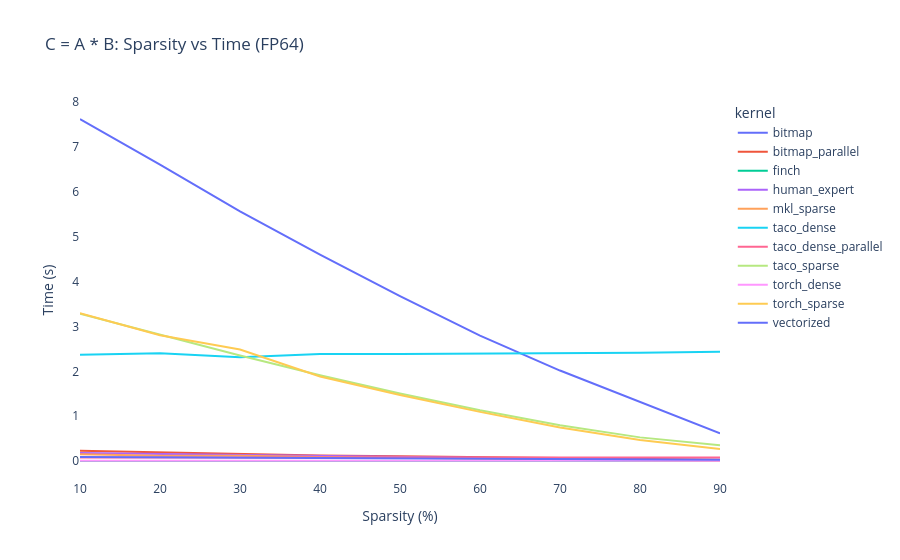

Notebook code for this chart:
### Code cell
fig = px.line(full_df, 
              x='sparsity', 
              y='seconds', 
              color='kernel',
              title='C = A * B: Sparsity vs Time (FP64)',
              labels={'sparsity': 'Sparsity (%)', 'seconds': 'Time (s)'})
fig.update_layout(plot_bgcolor='white')
fig.show()

### Figure 1 — Plotly figure (JSON) as saved in the notebook; plotly's stock layout.template omitted (floating-point values rounded to 4 significant figures)
{"data": [{"hovertemplate": "kernel=bitmap<br>Sparsity (%)=%{x}<br>Time (s)=%{y}<extra></extra>", "legendgroup": "bitmap", "line": {"color": "#636efa", "dash": "solid"}, "marker": {"symbol": "circle"}, "mode": "lines", "name": "bitmap", "orientation": "v", "showlegend": true, "type": "scatter", "x": [10, 20, 30, 40, 50, 60, 70, 80, 90], "xaxis": "x", "y": [7.626, 6.609, 5.565, 4.603, 3.676, 2.796, 2.018, 1.315, 0.6165], "yaxis": "y"}, {"hovertemplate": "kernel=bitmap_parallel<br>Sparsity (%)=%{x}<br>Time (s)=%{y}<extra></extra>", "legendgroup": "bitmap_parallel", "line": {"color": "#EF553B", "dash": "solid"}, "marker": {"symbol": "circle"}, "mode": "lines", "name": "bitmap_parallel", "orientation": "v", "showlegend": true, "type": "scatter", "x": [10, 20, 30, 40, 50, 60, 70, 80, 90], "xaxis": "x", "y": [0.2273, 0.1881, 0.1522, 0.126, 0.1067, 0.09045, 0.07188, 0.05157, 0.029], "yaxis": "y"}, {"hovertemplate": "kernel=finch<br>Sparsity (%)=%{x}<br>Time (s)=%{y}<extra></extra>", "legendgroup": "finch", "line": {"color": "#00cc96", "dash": "solid"}, "marker": {"symbol": "circle"}, "mode": "lines", "name": "finch", "orientation": "v", "showlegend": true, "type": "scatter", "x": [10, 20, 30, 40, 50, 60, 70, 80, 90], "xaxis": "x", "y": [0.004321, 0.003951, 0.003506, 0.002995, 0.002518, 0.002095, 0.001891, 0.001535, 0.001583], "yaxis": "y"}, {"hovertemplate": "kernel=human_expert<br>Sparsity (%)=%{x}<br>Time (s)=%{y}<extra></extra>", "legendgroup": "human_expert", "line": {"color": "#ab63fa", "dash": "solid"}, "marker": {"symbol": "circle"}, "mode": "lines", "name": "human_expert", "orientation": "v", "showlegend": true, "type": "scatter", "x": [10, 20, 30, 40, 50, 60, 70, 80, 90], "xaxis": "x", "y": [0.1817, 0.1585, 0.1382, 0.1164, 0.09277, 0.0677, 0.04476, 0.03012, 0.01823], "yaxis": "y"}, {"hovertemplate": "kernel=mkl_sparse<br>Sparsity (%)=%{x}<br>Time (s)=%{y}<extra></extra>", "legendgroup": "mkl_sparse", "line": {"color": "#FFA15A", "dash": "solid"}, "marker": {"symbol": "circle"}, "mode": "lines", "name": "mkl_sparse", "orientation": "v", "showlegend": true, "type": "scatter", "x": [10, 20, 30, 40, 50, 60, 70, 80, 90], "xaxis": "x", "y": [0.1514, 0.1208, 0.1204, 0.08806, 0.07258, 0.0515, 0.03573, 0.01864, 0.007686], "yaxis": "y"}, {"hovertemplate": "kernel=taco_dense<br>Sparsity (%)=%{x}<br>Time (s)=%{y}<extra></extra>", "legendgroup": "taco_dense", "line": {"color": "#19d3f3", "dash": "solid"}, "marker": {"symbol": "circle"}, "mode": "lines", "name": "taco_dense", "orientation": "v", "showlegend": true, "type": "scatter", "x": [10, 20, 30, 40, 50, 60, 70, 80, 90], "xaxis": "x", "y": [2.369, 2.406, 2.317, 2.388, 2.388, 2.393, 2.409, 2.417, 2.438], "yaxis": "y"}, {"hovertemplate": "kernel=taco_dense_parallel<br>Sparsity (%)=%{x}<br>Time (s)=%{y}<extra></extra>", "legendgroup": "taco_dense_parallel", "line": {"color": "#FF6692", "dash": "solid"}, "marker": {"symbol": "circle"}, "mode": "lines", "name": "taco_dense_parallel", "orientation": "v", "showlegend": true, "type": "scatter", "x": [10, 20, 30, 40, 50, 60, 70, 80, 90], "xaxis": "x", "y": [0.08024, 0.07986, 0.08155, 0.081, 0.08031, 0.08116, 0.08079, 0.08039, 0.08043], "yaxis": "y"}, {"hovertemplate": "kernel=taco_sparse<br>Sparsity (%)=%{x}<br>Time (s)=%{y}<extra></extra>", "legendgroup": "taco_sparse", "line": {"color": "#B6E880", "dash": "solid"}, "marker": {"symbol": "circle"}, "mode": "lines", "name": "taco_sparse", "orientation": "v", "showlegend": true, "type": "scatter", "x": [10, 20, 30, 40, 50, 60, 70, 80, 90], "xaxis": "x", "y": [3.283, 2.812, 2.356, 1.914, 1.507, 1.131, 0.8002, 0.5282, 0.3521], "yaxis": "y"}, {"hovertemplate": "kernel=torch_dense<br>Sparsity (%)=%{x}<br>Time (s)=%{y}<extra></extra>", "legendgroup": "torch_dense", "line": {"color": "#FF97FF", "dash": "solid"}, "marker": {"symbol": "circle"}, "mode": "lines", "name": "torch_dense", "orientation": "v", "showlegend": true, "type": "scatter", "x": [10, 20, 30, 40, 50, 60, 70, 80, 90], "xaxis": "x", "y": [0.007642, 0.007778, 0.007904, 0.007627, 0.007354, 0.008334, 0.007485, 0.008256, 0.007037], "yaxis": "y"}, {"hovertemplate": "kernel=torch_sparse<br>Sparsity (%)=%{x}<br>Time (s)=%{y}<extra></extra>", "legendgroup": "torch_sparse", "line": {"color": "#FECB52", "dash": "solid"}, "marker": {"symbol": "circle"}, "mode": "lines", "name": "torch_sparse", "orientation": "v", "showlegend": true, "type": "scatter", "x": [10, 20, 30, 40, 50, 60, 70, 80, 90], "xaxis": "x", "y": [3.297, 2.804, 2.488, 1.887, 1.474, 1.097, 0.7496, 0.4684, 0.2683], "yaxis": "y"}, {"hovertemplate": "kernel=vectorized<br>Sparsity (%)=%{x}<br>Time (s)=%{y}<extra></extra>", "legendgroup": "vectorized", "line": {"color": "#636efa", "dash": "solid"}, "marker": {"symbol": "circle"}, "mode": "lines", "name": "vectorized", "orientation": "v", "showlegend": true, "type": "scatter", "x": [10, 20, 30, 40, 50, 60, 70, 80, 90], "xaxis": "x", "y": [0.08933, 0.08194, 0.07484, 0.06049, 0.05596, 0.05216, 0.05103, 0.04004, 0.02812], "yaxis": "y"}], "layout": {"legend": {"title": {"text": "kernel"}, "tracegroupgap": 0}, "plot_bgcolor": "white", "title": {"text": "C = A * B: Sparsity vs Time (FP64)"}, "xaxis": {"anchor": "y", "domain": [0, 1], "title": {"text": "Sparsity (%)"}}, "yaxis": {"anchor": "x", "domain": [0, 1], "title": {"text": "Time (s)"}}}}
